Frame 1 (no input): blank canvas, image omitted
Frame 60 (the mouse pressed at the canvas centre just before this capture): blank canvas, image omitted
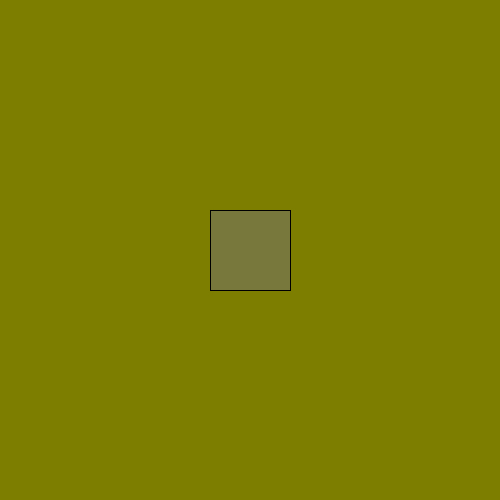
Frame 120 (the mouse held since frame 60 and released just before this capture)

The Processing sketch whose frames 1 and 60 were blank and that drew this single picture after the mouse press (run headless with seeded random() and noise(); from frame 60 on, the mouse is pressed at the canvas centre):

// Processing sketch: processing_23989
// ── processing_23989.pde

class rct{
  int X1;
  int Y1;
  rct(int X,int Y) {
    X1 = X + 10;
    Y1 = Y + 10;
  }
  private 
  void sqr() {
    if(mouseX>X1&&mouseX<(X1+80)&&mouseY>Y1&&mouseY<(Y1+80)){
      fill((mouseX-X1)*3,(mouseY-Y1)*3,60);
      int a = X1;
      int b = Y1;
      rect (a,b,80,80);
    }
  }
}

void setup(){
  size (500,500);
}

void draw(){
  if (mousePressed && true){
    background(mouseX/2,mouseY/2,0);
  }
  rct one = new rct(0,0);
  one.sqr();
  rct two = new rct(100,0);
  two.sqr();
  rct three = new rct(200,0);
  three.sqr();
  rct four = new rct(300,0);
  four.sqr();
  rct five = new rct(400,0);
  five.sqr();
  rct one1 = new rct(0,100);
  one1.sqr();
  rct two1 = new rct(100,100);
  two1.sqr();
  rct three1 = new rct(200,100);
  three1.sqr();
  rct four1 = new rct(300,100);
  four1.sqr();
  rct five1 = new rct(400,100);
  five1.sqr();
  rct one2 = new rct(0,200);
  one2.sqr();
  rct two2 = new rct(100,200);
  two2.sqr();
  rct three2 = new rct(200,200);
  three2.sqr();
  rct four2 = new rct(300,200);
  four2.sqr();
  rct five2 = new rct(400,200);
  five2.sqr();
  rct one3 = new rct(0,300);
  one3.sqr();
  rct two3 = new rct(100,300);
  two3.sqr();
  rct three3 = new rct(200,300);
  three3.sqr();
  rct four3 = new rct(300,300);
  four3.sqr();
  rct five3 = new rct(400,300);
  five3.sqr();
  rct one4 = new rct(0,400);
  one4.sqr();
  rct two4 = new rct(100,400);
  two4.sqr();
  rct three4 = new rct(200,400);
  three4.sqr();
  rct four4 = new rct(300,400);
  four4.sqr();
  rct five4 = new rct(400,400);
  five4.sqr();
}
